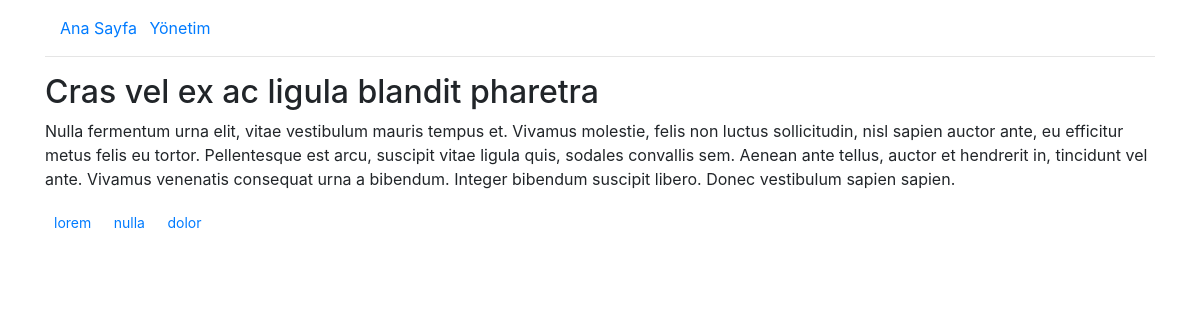
The app's page /?url=default/post/6 with its own data.
### tables this page shows
CREATE TABLE `post` (
  `id` int(11) NOT NULL,
  `title` varchar(255) NOT NULL,
  `body` text NOT NULL,
  `tags` varchar(255) NOT NULL,
  `created` datetime NOT NULL
);

### app/core/view.php (called while the page is built, shortened)
<?php
class view
{
    public static function render($view, array $params = [])
    {
        if (file_exists($file = VDIR."/{$view}.php")) {
            extract($params);
            require $file;
        } else {
            exit("Görünüm dosyası bulunamadı: $view");
        }
    }
}

### app/core/controller.php (called while the page is built, shortened)
<?php
class controller
{
	public function render($file, array $params = [])
	{
		return view::render($file, $params);
	}
	public function model($model)
	{
		if (file_exists($file = MDIR."/{$model}.php")) {
			if (class_exists($model)) {
				return new $model;
			} else {
				exit("Model dosyasında sınıf tanımlı değil: $model");
			}
		} else {
			exit("Model dosyası bulunamadı: {$model}.php");
		}
	}
}

### app/controllers/defaultController.php (called while the page is built, shortened)
<?php
class defaultController extends controller
{
	public function postAction($id)
	{
		$postModel = $this->model('post');
		$post = $postModel->get($id);
		$data['title'] = $post['title'];
		$data['post'] = $post;
		return $this->render('post', $data);
	}
}

### app/core/app.php (called while the page is built, shortened)
<?php
class app
{
	public $controller, $action, $params;
	public function __construct()
	{
		$url = isset($_GET['url']) && !empty($_GET['url']) ?
			trim($_GET['url'], '/') : 'default/index';
		$url = explode('/', $url);
		$this->controller = isset($url[0]) ? $url[0].'Controller' : 'defaultController';
		$this->action = isset($url[1]) ? $url[1].'Action' : 'indexAction';
		array_shift($url);
		array_shift($url);
		$this->params = $url;
	}
	public function run()
	{
		if (file_exists($file = CDIR."/{$this->controller}.php")) {
			if (class_exists($this->controller)) {
				$controller = new $this->controller;
				if (method_exists($controller, $this->action)) {
					call_user_func_array([$controller, $this->action], $this->params);
				} else {
					exit("Metod mevcut değil: {$this->action}");
				}
			} else {
				exit("Sınıf mevcut değil: $this->controller");
			}
		} else {
			exit("Controller dosyası mevcut değil: {$this->controller}.php");
		}
	}
}

### index.php (called while the page is built, shortened)
<?php
require CORE_DIR.'/app.php';
require CORE_DIR.'/model.php';
require CORE_DIR.'/view.php';
require CORE_DIR.'/controller.php';
$app = new app;
$app->run();

### app/core/model.php (called while the page is built, shortened)
<?php
class model
{
	public $db;
	public function __construct()
	{
		$this->db = new PDO(DB_DSN, DB_USR, DB_PWD);
	}
	public function fetch($query, array $params = [])
	{
		$sth = $this->db->prepare($query);
		$sth->execute($params);
		return $sth->fetch();
	}
}

### app/models/post.php (called while the page is built, shortened)
<?php
class post extends model
{
	public function get($id)
	{
		return $this->fetch('SELECT * FROM post WHERE id=?', [$id]);
	}
}

### app/views/post.php (the view)
<?php require VDIR.'/header.php' ?>
<article>
	<h2><?= $post['title'] ?></h2>
	<p><?= $post['body'] ?></p>
	<p>
		<?php foreach (explode(',', $post['tags']) as $tag): ?>
		<a href="?url=default/tag/<?= $tag ?>" class="btn btn-link btn-sm"><?= $tag ?></a>
		<?php endforeach ?>
	</p>
</article>
<?php require VDIR.'/footer.php' ?>

### records on screen
post: title "Cras vel ex ac ligula blandit pharetra", body "Nulla fermentum urna elit, vitae vestibulum mauris tempus et. Vivamus molestie, felis non luctus sollicitudin, nisl sapien auctor ante, eu efficitur metus felis eu tortor. Pellentesque est arcu, suscipit vitae ligula quis, sodales convallis sem. Aenean ante tellus, auctor et hendrerit in, tincidunt vel ante. Vivamus venenatis consequat urna a bibendum. Integer bibendum suscipit libero. Donec vestibulum sapien sapien.", tags "lorem", tags "nulla", tags "dolor"
